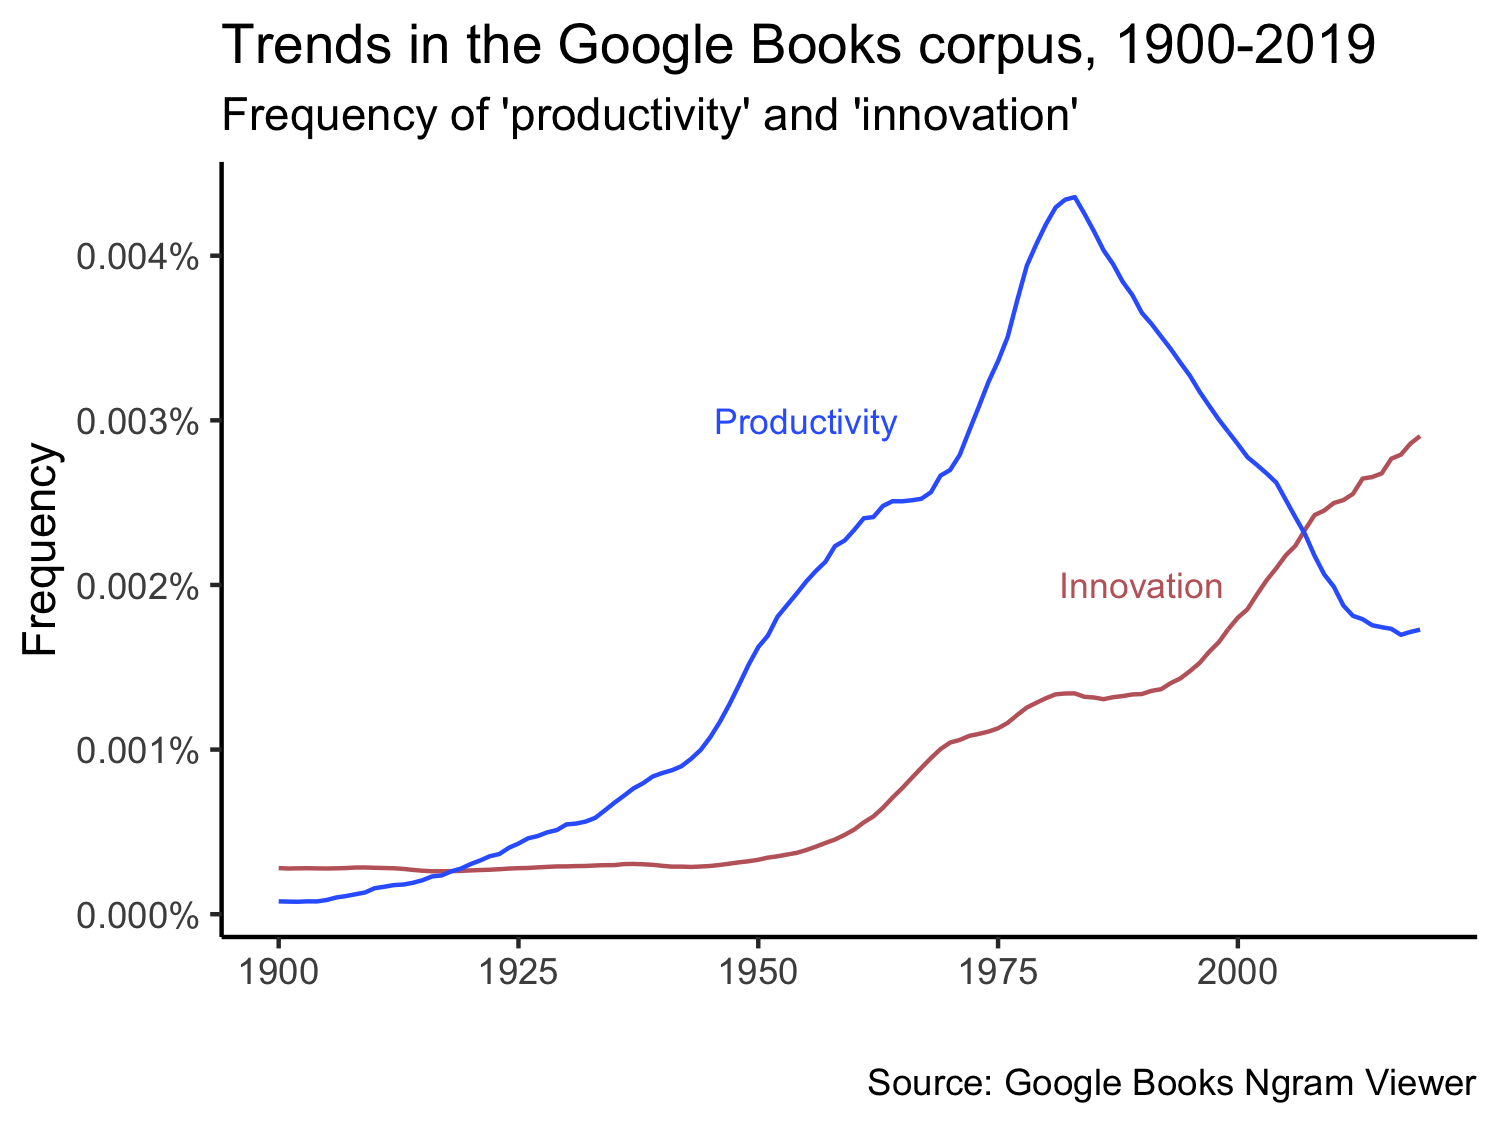

This figure's R source:
library(ngramr)
library(scales)

temp <- ngramr::ngram(c("productivity", "innovation"), 
      year_start=1900)

write.csv(temp, "ngram_data.csv")

temp <- read.csv("ngram_data.csv")

ggplot(temp, aes(x=Year, y=Frequency, group=Phrase, color=Phrase)) + 
  geom_line() +
  theme_classic() +
  theme(legend.position="none") +
  scale_y_continuous(labels = scales::percent_format(accuracy = 0.001)) +
  scale_color_manual(values=my.colors[2:3]) +
  annotate("text", x=1955, y=0.00003, label="Productivity", color=my.colors[3], size=3) +
  annotate("text", x=1990, y=0.00002, label="Innovation", color=my.colors[2], size=3) +
  labs(title="Trends in the Google Books corpus, 1900-2019",
       subtitle="Frequency of 'productivity' and 'innovation'",
       caption="Source: Google Books Ngram Viewer") +
  xlab("")


ggsave("fig_ngrams.png", width=5, height=3.75)
